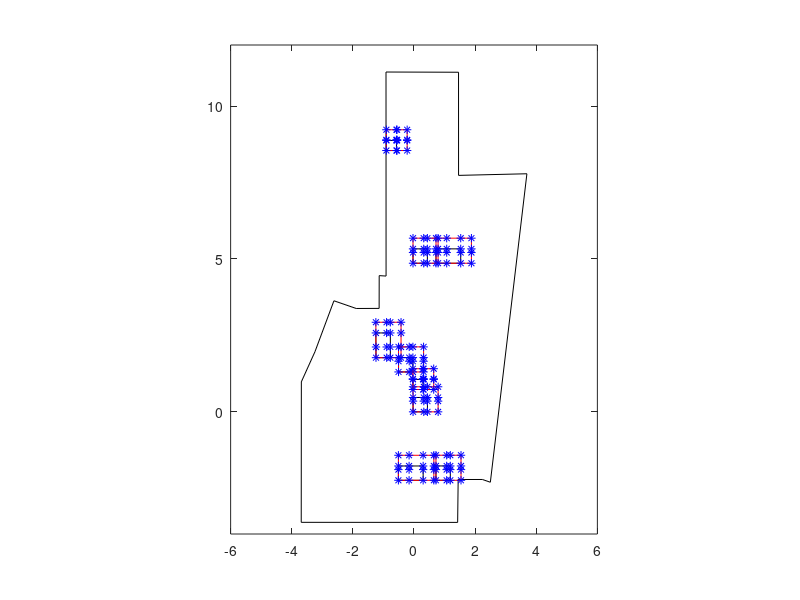

Recreate this plot in MATLAB.
function hw4()

    global coordinates
    global dimension
    
    fileID = fopen('hw4_world_and_obstacles_convex.txt','r');
    formatSpec = '%f';
    coor_list = fscanf(fileID,formatSpec);
    N = coor_list(1);
    idx = 2;
    dimension = zeros(1, N)
    coordinates = zeros(20, 2*N);
    point_list_x = [];
    point_list_y = [];
    total_count = 0;
    for n = 1:N
        m = coor_list(idx);     % Dimension of Obstacle i
        dimension(n) = m;
        for i = 1:m
            idx = idx + 1;
            coordinates(i, 1 + (n-1)*2) = coor_list(idx);
            idx = idx + 1;
            coordinates(i, 2 * n) = coor_list(idx);
        end
        idx = idx + 1;
    end
    
    % Before grow the obstacle
    figure(1);
    for i = 1:N
        x = coordinates(1:dimension(i), 2*i-1);
        y = coordinates(1:dimension(i), 2*i);
        plot(x,y,'k');
        hold on;
        plot([x(end), x(1)], [y(end), y(1)], 'k');
        hold on;
    end
     axis([-6 6 -4 12]);
     axis equal;
 
%     figure(2);
     M = N -1;
     obs_dim = dimension(2:end);
     obs = coordinates(1:end,3:end);
     robot = [0,0;-0.35,0;-0.35,-0.35;0,-0.35];
     [Gobs,Gdim] = Obj_grow(obs,M,obs_dim,robot);
     for i = 1:M
        x = Gobs(1:Gdim(i),2*i-1);
        y = Gobs(1:Gdim(i),2*i);
        k{i} = convhull(x,y);
        plot(x(k{i}),y(k{i}),'r-',x,y,'b*')
        hold on;
     end
     axis([-6 6 -4 12]);
     axis equal;

%     fileID = fopen('hw4_start_goal.txt','r');
%     formatSpec = '%f';
%     start_end = fscanf(fileID,formatSpec);
%     start_point = [start_end(1), start_end(2)];
%     end_point = [start_end(3), start_end(4)];
%     plot(start_point(1), start_point(2),'*', 'MarkerEdgeColor','r', 'MarkerSize', 4);
%     txt = text(start_point(1), start_point(2),'start');
%     txt.VerticalAlignment = 'top';
%     hold on;
%     plot(end_point(1), end_point(2), '*', 'MarkerEdgeColor','b', 'MarkerSize', 4);
%     txt = text(end_point(1), end_point(2),'goal');
%     txt.VerticalAlignment = 'top';
%     axis equal;
%     axis([-6 6 -4 12]);
%     camroll(90)


end

% N is the number of obstacle,obs_dim is array contains the dimension of
% each obstacle; obs and rob are vertices matrix
function [Gobs,Gdim] = Obj_grow(obs,N,obs_dim,rob)
% The vertice with coordinate (0,0) is the reference point
    rob_dim = length(rob);
    Gdim = obs_dim;
    Gobs = obs;
    rob = -rob;         % Flip
    for i = 1:N
        row = obs_dim(i)+1;
        for j = 1:obs_dim(i)
            for k = 2:rob_dim
                Gobs(row,2*i-1) = Gobs(j,2*i-1) + rob(k,1);
                Gobs(row,2*i) = Gobs(j,2*i) + rob(k,2);
                row = row+1;
                Gdim(i) = Gdim(i)+1;
            end
        end      
    end
end
